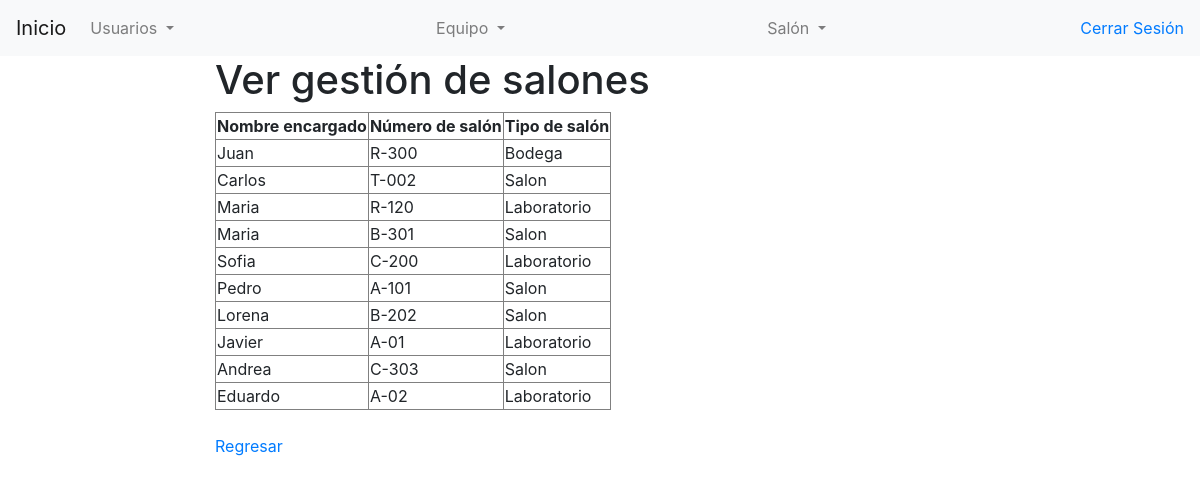
Screenshot of /salon/gestion_salon.php (signed in) with the database file from the repository.
### tables this page shows
CREATE TABLE gestion (
    Gestion_id INT NOT NULL AUTO_INCREMENT,
    Usuario_id INT NOT NULL,
    Salon_id INT NOT NULL,
    PRIMARY KEY (Gestion_id),
    FOREIGN KEY (Usuario_id) REFERENCES usuario (Usuario_id) ON DELETE CASCADE,
    FOREIGN KEY (Salon_id) REFERENCES salon (Salon_id) ON UPDATE CASCADE
);

CREATE TABLE usuario (
    Usuario_id INT NOT NULL AUTO_INCREMENT,
    Tipo_Cargo CHAR(50) NOT NULL ,
    Matricula CHAR(50) UNIQUE NOT NULL,
    Nombre CHAR(120) NOT NULL,
    ApellidoP CHAR(120) NOT NULL,
    ApellidoM CHAR(120) NOT NULL,
    Contrasenia CHAR(120) NOT NULL,
    PRIMARY KEY (Usuario_id)
);

CREATE TABLE salon (
    Salon_id INT NOT NULL AUTO_INCREMENT,
    Tipo_Salon CHAR(50) NOT NULL,
    Num_Salon CHAR(50) UNIQUE NOT NULL,
    PRIMARY KEY (Salon_id)
);

### impl/daoSalonImpl.php (called while the page is built, shortened)
<?php
require_once("../entidades/Gestion.php");
class daoSalonImpl implements daoSalon {
    private $conexion;
    public function __construct($host, $usuario, $contrasena, $base_de_datos) {
        $this->conexion = new mysqli($host, $usuario, $contrasena, $base_de_datos);
    }
    public function getTodosSalones() {
        $salones = array();
        $query = "SELECT gestion.Gestion_id, usuario.Nombre, salon.Num_salon, salon.Tipo_Salon from usuario join gestion on usuario.Usuario_id=gestion.Usuario_id join salon on salon.Salon_id=gestion.Salon_id;";
        $result = $this->conexion->query($query);
        if ($result) {
            while ($row = $result->fetch_assoc()) {
                $salones[] = new gestion(
                    $row['Gestion_id'],
                    $row['Nombre'],
                    $row['Num_salon'],
                    $row['Tipo_Salon']);
            }
        }
        return $salones;
    }
}
?>

### entidades/Gestion.php (called while the page is built, shortened)
<?php
class Gestion {
    private $nombre;
    private $numSalon;
    private $tipoSalon;
    public function __construct($gestionId ,$nombre, $numSalon, $tipoSalon) {
        $this->nombre = $nombre;
        $this->numSalon = $numSalon;
        $this->tipoSalon = $tipoSalon;
    }
    public function getNombre() {
        return $this->nombre;
    }
    public function getNumSalon() {
        return $this->numSalon;
    }
    public function getTipoSalon() {
        return $this->tipoSalon;
    }
}
?>

### salon/gestion_salon.php (the view, shortened to what this page needs)
<!DOCTYPE html>
<html lang="en">
<head>
    <link rel="stylesheet" href="https://cdnjs.cloudflare.com/ajax/libs/animate.css/4.1.1/animate.min.css"/>
    <link rel="stylesheet" href="https://cdn.jsdelivr.net/npm/bootstrap@4.0.0/dist/css/bootstrap.min.css">
</head>
<body>
    <nav class="navbar navbar-expand-lg navbar-light bg-light">
        <a class="navbar-brand" href="../index.php">Inicio</a>
        <div class="collapse navbar-collapse" id="navbarSupportedContent">
            <ul class="navbar-nav mr-auto">
                <li class="nav-item dropdown">
                    <a class="nav-link dropdown-toggle" href="#" id="navbarDropdown" role="button" data-toggle="dropdown" aria-haspopup="true" aria-expanded="false">
                    Usuarios
                    </a>
                </li>
            </ul>
        </div>
        <div class="collapse navbar-collapse" id="navbarSupportedContent">
            <ul class="navbar-nav mr-auto">
                <li class="nav-item dropdown">
                    <a class="nav-link dropdown-toggle" href="#" id="navbarDropdown" role="button" data-toggle="dropdown" aria-haspopup="true" aria-expanded="false">
                    Equipo
                    </a>
                </li>
            </ul>
        </div>
        <div class="collapse navbar-collapse" id="navbarSupportedContent">
            <ul class="navbar-nav mr-auto">
                <li class="nav-item dropdown">
                    <a class="nav-link dropdown-toggle" href="#" id="navbarDropdown" role="button" data-toggle="dropdown" aria-haspopup="true" aria-expanded="false">
                    Salón
                    </a>
                </li>
            </ul>
        </div>
        <a href="../cerrar_sesion.php">Cerrar Sesión</a>
    </nav>
    <div class="container-fluid text-center">
        <div class="row content">
            <div class="col-sm-2 sidenav">
            </div>
            <div class="col-sm-8 text-left">
                <h1 class="animate__animated animate__bounce">Ver gestión de salones</h1>
                <?php
                require_once('../entidades/Gestion.php');
                require_once('../impl/daoSalonImpl.php');
                $salonDAO = new daoSalonImpl("localhost", "root", "", "InventarioLab");
                $salones = $salonDAO->getTodosSalones();
                ?>
                    <?php
                        if (!empty($salones)) {
                            echo '<table border="1">';
                            echo '<tr><th>Nombre encargado</th><th>Número de salón</th><th>Tipo de salón</th></tr>';
                            foreach ($salones as $salones) {
                                echo '<tr>';
                                echo '<td>' . $salones->getNombre() . '</td>';
                                echo '<td>' . $salones->getNumSalon() . '</td>';
                                echo '<td>' . $salones->getTipoSalon() . '</td>';
                                echo '</tr>';
                            }
                            echo '</table>';
                        } else {
                            echo '<p>No se encontraron salones en la base de datos.</p>';
                        }
                    ?>
                <br>
                <a href=../flujo_ventanas.php>Regresar</a>
            </div>
            <div class="col-sm-2 sidenav">
            </div>
        </div>
    </div>
</body>
</html>

### rows the page displays
gestion: Usuario.Nombre "Juan", Salon.Num_Salon "R-300", Salon.Tipo_Salon "Bodega"
gestion: Usuario.Nombre "Carlos", Salon.Num_Salon "T-002", Salon.Tipo_Salon "Salon"
gestion: Usuario.Nombre "Maria", Salon.Num_Salon "R-120", Salon.Tipo_Salon "Laboratorio"
gestion: Usuario.Nombre "Maria", Salon.Num_Salon "B-301", Salon.Tipo_Salon "Salon"
gestion: Usuario.Nombre "Sofia", Salon.Num_Salon "C-200", Salon.Tipo_Salon "Laboratorio"
gestion: Usuario.Nombre "Pedro", Salon.Num_Salon "A-101", Salon.Tipo_Salon "Salon"
gestion: Usuario.Nombre "Lorena", Salon.Num_Salon "B-202", Salon.Tipo_Salon "Salon"
gestion: Usuario.Nombre "Javier", Salon.Num_Salon "A-01", Salon.Tipo_Salon "Laboratorio"
gestion: Usuario.Nombre "Andrea", Salon.Num_Salon "C-303", Salon.Tipo_Salon "Salon"
gestion: Usuario.Nombre "Eduardo", Salon.Num_Salon "A-02", Salon.Tipo_Salon "Laboratorio"
